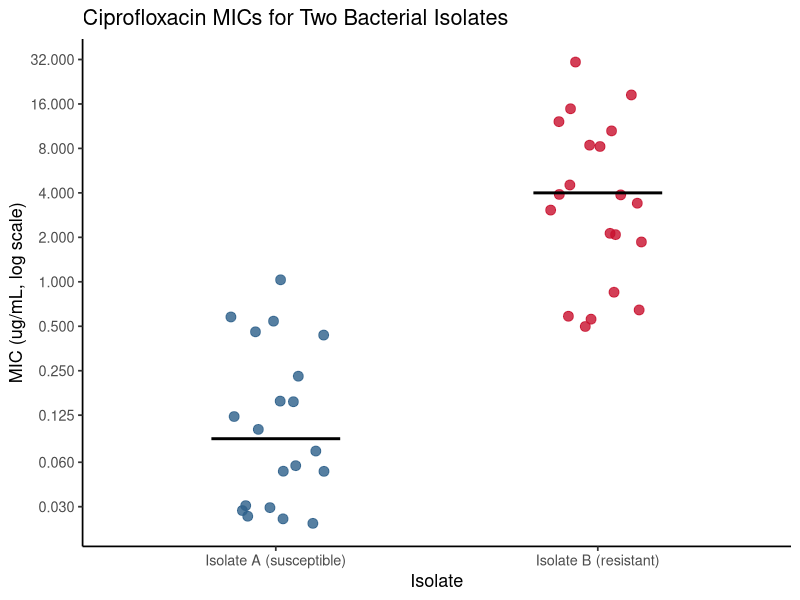
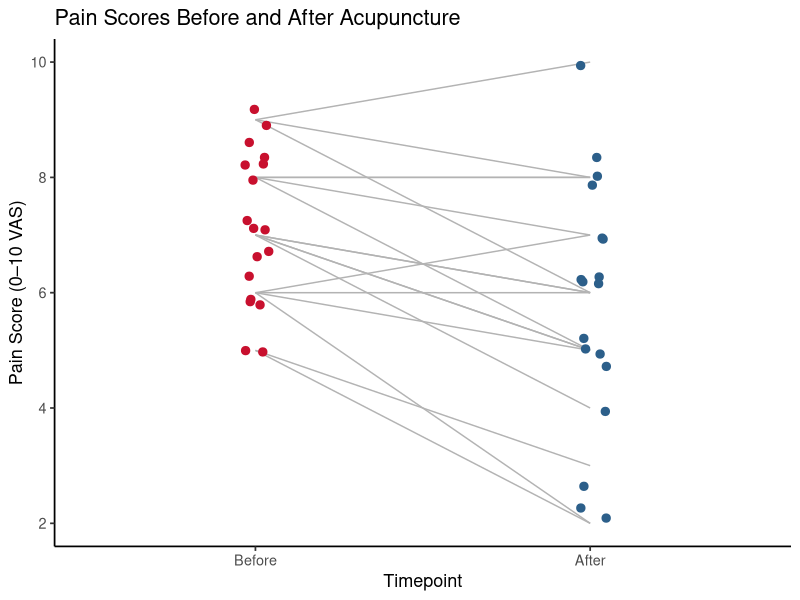
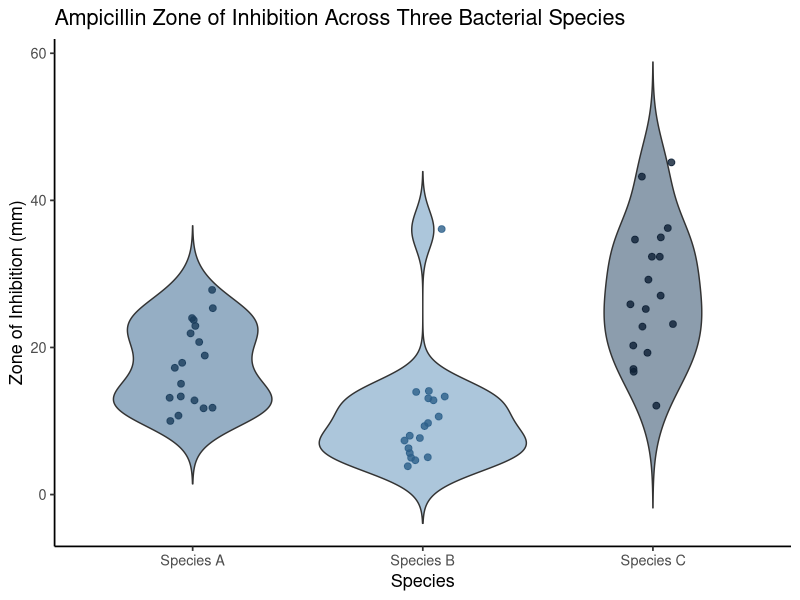

Write the R code that produced these figures, in order.
## ---- chunk 1
knitr::opts_chunk$set(echo = TRUE)
## ---- chunk 2
set.seed(42)
# MICs (ug/mL) for two bacterial isolates against ciprofloxacin
# Isolate A: susceptible  (MICs cluster at low end)
# Isolate B: resistant    (MICs elevated)
mic_A <- sample(c(0.03, 0.06, 0.125, 0.25, 0.5, 1),
                size = 20, replace = TRUE,
                prob = c(0.20, 0.30, 0.25, 0.15, 0.07, 0.03))

mic_B <- sample(c(0.5, 1, 2, 4, 8, 16, 32),
                size = 20, replace = TRUE,
                prob = c(0.10, 0.15, 0.20, 0.25, 0.15, 0.10, 0.05))

cat("Isolate A (susceptible) MICs:\n")
sort(mic_A)
cat("\nIsolate B (resistant) MICs:\n")
sort(mic_B)
## ---- chunk 3
cat("Isolate A: median =", median(mic_A), "ug/mL\n")
cat("Isolate B: median =", median(mic_B), "ug/mL\n")
## ---- chunk 4
# Visualise — notice the skewed, discrete nature of MIC data
library(ggplot2)
mic_df <- data.frame(
  mic     = c(mic_A, mic_B),
  isolate = rep(c("Isolate A (susceptible)", "Isolate B (resistant)"), each = 20)
)

ggplot(mic_df, aes(x = isolate, y = mic, colour = isolate)) +
  geom_jitter(width = 0.15, size = 3, alpha = 0.8) +
  stat_summary(fun = median, geom = "crossbar", width = 0.4,
               fatten = 2, colour = "black") +
  scale_y_log10(breaks = c(0.03, 0.06, 0.125, 0.25, 0.5, 1, 2, 4, 8, 16, 32)) +
  scale_colour_manual(values = c("Isolate A (susceptible)" = "#2C5F8A",
                                 "Isolate B (resistant)"   = "#C8102E")) +
  labs(title = "Ciprofloxacin MICs for Two Bacterial Isolates",
       x     = "Isolate",
       y     = "MIC (ug/mL, log scale)") +
  theme_classic(base_size = 13) +
  theme(legend.position = "none")
## ---- chunk 5
# Wilcoxon rank-sum test (two independent groups)
# H₀: the MIC distributions of the two isolates are identical
# H₁: one isolate tends to have higher MICs

wilcox.test(mic_B, mic_A, alternative = "greater")
## ---- chunk 6
set.seed(77)
# Pain scores (0–10 visual analogue scale) before and after acupuncture
# (n = 18 patients; ordinal data — non-parametric is appropriate)
pain_before <- c(7, 8, 6, 9, 7, 5, 8, 6, 9, 7, 8, 6, 7, 5, 8, 9, 6, 7)
pain_after  <- pain_before - sample(c(-1, 0, 1, 2, 3, 4), 18, replace = TRUE,
                                     prob = c(0.05, 0.10, 0.20, 0.30, 0.25, 0.10))
pain_after  <- pmax(0, pmin(10, pain_after))  # Clamp to 0-10 scale

cat("Before: median =", median(pain_before), "\n")
cat("After:  median =", median(pain_after),  "\n")
cat("Differences (after - before):", sort(pain_after - pain_before), "\n")
## ---- chunk 7
# Wilcoxon signed-rank test for paired data
# H₀: the median difference = 0 (no effect of acupuncture)
# H₁: pain scores decrease after acupuncture
wilcox.test(pain_after, pain_before,
            paired      = TRUE,
            alternative = "less")
## ---- chunk 8
# Visualise paired data
pain_df <- data.frame(
  score    = c(pain_before, pain_after),
  timepoint = rep(c("Before", "After"), each = 18),
  patient  = rep(1:18, 2)
)
pain_df$timepoint <- factor(pain_df$timepoint, levels = c("Before", "After"))

ggplot(pain_df, aes(x = timepoint, y = score)) +
  geom_line(aes(group = patient), colour = "grey70") +
  geom_jitter(aes(colour = timepoint), width = 0.05, size = 2.5) +
  scale_colour_manual(values = c("Before" = "#C8102E", "After" = "#2C5F8A")) +
  labs(title = "Pain Scores Before and After Acupuncture",
       x     = "Timepoint",
       y     = "Pain Score (0–10 VAS)") +
  theme_classic(base_size = 13) +
  theme(legend.position = "none")
## ---- chunk 9
set.seed(303)
# Zone of inhibition (mm) for three bacterial species against ampicillin
# Skewed and heterogeneous — ANOVA assumptions may not hold
species_A <- round(rlnorm(18, meanlog = 2.8, sdlog = 0.4))
species_B <- round(rlnorm(18, meanlog = 2.2, sdlog = 0.6))
species_C <- round(rlnorm(18, meanlog = 3.3, sdlog = 0.3))

bact_df <- data.frame(
  zone    = c(species_A, species_B, species_C),
  species = rep(c("Species A", "Species B", "Species C"), each = 18)
)

# Check normality
by(bact_df$zone, bact_df$species, shapiro.test)
## ---- chunk 10
# Visualise
ggplot(bact_df, aes(x = species, y = zone, fill = species)) +
  geom_violin(trim = FALSE, alpha = 0.5) +
  geom_jitter(aes(colour = species), width = 0.1, size = 2, alpha = 0.8) +
  scale_fill_manual(values   = c("Species A" = "#2C5F8A",
                                 "Species B" = "#5B8DB8",
                                 "Species C" = "#1A3D5C")) +
  scale_colour_manual(values = c("Species A" = "#1A3D5C",
                                 "Species B" = "#2C5F8A",
                                 "Species C" = "#0D2035")) +
  labs(title = "Ampicillin Zone of Inhibition Across Three Bacterial Species",
       x     = "Species",
       y     = "Zone of Inhibition (mm)") +
  theme_classic(base_size = 13) +
  theme(legend.position = "none")
## ---- chunk 11
# Kruskal-Wallis test
# H₀: all three species have the same distribution of inhibition zones
kruskal.test(zone ~ species, data = bact_df)
## ---- chunk 12
# Install if needed: install.packages("dunn.test")
# Alternative using base R: pairwise.wilcox.test()
pairwise.wilcox.test(bact_df$zone, bact_df$species,
                     p.adjust.method = "BH")   # Benjamini-Hochberg correction
## ---- chunk 13
cat("
CHOOSING THE RIGHT TEST

Two independent groups:
  Normal data, equal variances → Student's t-test  (var.equal = TRUE)
  Normal data, unequal variances → Welch's t-test  (var.equal = FALSE)
  Non-normal or ordinal        → Wilcoxon rank-sum (wilcox.test)

Two paired groups:
  Normal differences           → Paired t-test      (paired = TRUE)
  Non-normal or ordinal        → Wilcoxon signed-rank (wilcox.test, paired = TRUE)

Three or more independent groups:
  Normal, equal variances      → One-way ANOVA     (aov)
  Normal, unequal variances    → Welch's ANOVA     (oneway.test, var.equal = FALSE)
  Non-normal or ordinal        → Kruskal-Wallis    (kruskal.test)
  Post-hoc (parametric)        → Tukey-Kramer      (TukeyHSD)
  Post-hoc (non-parametric)    → Dunn / Wilcoxon   (pairwise.wilcox.test)
")
